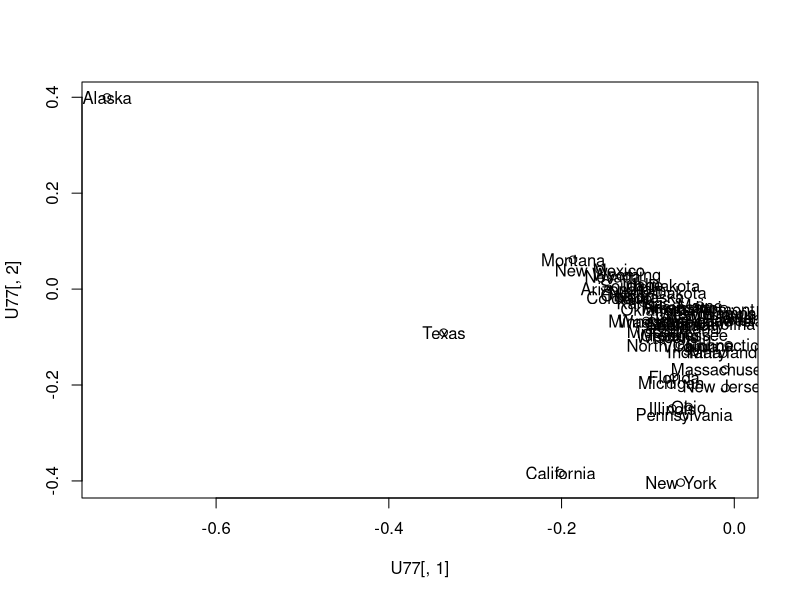
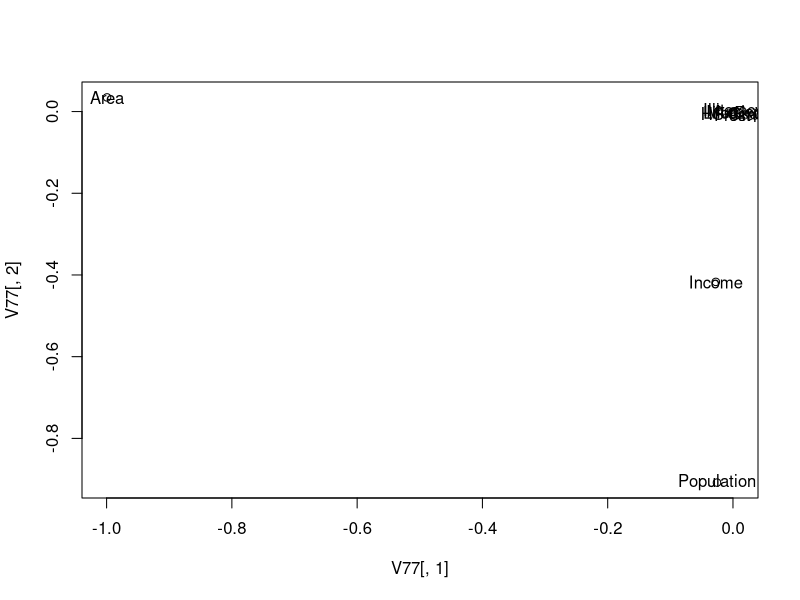

R code for these plots, in order:
## ---- chunk 1
knitr::opts_chunk$set(echo = TRUE)
## ---- chunk 2
head(state.x77)

svd_state77 = svd(state.x77)
U77 = svd_state77$u
U77
D77 = diag(svd_state77$d)
D77
V77 = svd_state77$v
V77

reconstruct_state = U77%*%D77%*%t(V77)
head(state.x77)
head(reconstruct_state)
all(abs(reconstruct_state - state.x77) < 0.01)
## ---- chunk 3
state2 = state.x77[ ,c(1,2,3,4,5)]
head(state2)

svd_state2 = svd(state2)
U2 = svd_state2$u
U2
D2 = svd_state2$d
D2
V2 = svd_state2$v
V2

sum_mat = matrix(0, dim(state2)[1], dim(state2)[2])
for (i in 1:5) {
  sum_mat = sum_mat + D2[i]*U2[ ,i]%*%t(V2[ ,i])
}

all(abs(sum_mat - state2) < 0.01)
## ---- chunk 4
plot(U77[,1], U77[,2])
text(U77[,1], U77[,2], rownames(state.x77))
## ---- chunk 5
plot(V77[,1], V77[,2])
text(V77[,1], V77[,2], colnames(state.x77))
## ---- chunk 6
R = cor(state.x77)
# EVD of correlation matrix
evd = eigen(R) 
names(evd)
evd = eigen(R, symmetric = TRUE)

eigenvalues = eigen(R, symmetric = TRUE, only.values = TRUE) 
eigenvalues
eigenvalues$values
eigenvalues$vectors
## ---- chunk 7
# 1
state77_mean = apply(state.x77, 2, mean)
state77_mean
X = sweep(state.x77, 2, state77_mean)
X

# Check
all(X == scale(state.x77, scale = FALSE))

# 2
S = t(X)%*%X

# 3
n = dim(X)[1]
sample_cov_matrix = t(X)%*%X/(n-1)
cov_X = cov(X)
all(sample_cov_matrix - cov_X < 0.01)


# 4
n_feature = dim(X)[2]
ones = diag(1, n_feature)
ones
S_inv = solve(S, ones)
S_inv

# 5
eigen_S = eigen(S)
V = eigen_S$vectors
Lambda = diag(eigen_S$values)
all(abs(S - V%*%Lambda%*%t(V)) < 0.01)

# 6
Lambda_inv = diag(1/eigen_S$values)
S_inv_reconstruct = V%*%Lambda_inv%*%t(V)
all(abs(S_inv - S_inv_reconstruct) < 0.01)
## ---- chunk 8
# square matrix
A = matrix(c(2, 1, -12, -5), nrow = 2, ncol = 2)

# starting vector
w0 = c(1, 1)

w_old = w0
for (k in 1:4) {
  w_new = A %*% w_old 
  print(paste('iteration =', k))
  print(w_new) 
  cat("\n")
  # update w_old 
  w_old = w_new
}
## ---- chunk 9
A = matrix(c(5, -14, 11, -4, 4, -4, 3, 6, -3), nrow = 3, ncol = 3, byrow = TRUE)
A

lp_norm = function(x, p = 1) {
  if (p == "max") {
    return(max(abs(x)))
  } else {
    tot_sum = 0
    for ( val in x ){
      tot_sum = tot_sum + abs(val)^p
    }
    return(tot_sum^(1/p))
  }
}

power = function(A, p) {
  n = dim(A)[1]
  prev_w = rep(1, n) 
  curr_w = rep(1, n)
  prev_s = 0
  curr_s = lp_norm(curr_w, p)
  while (abs(prev_s - curr_s) > 0.01) {
    prev_s = curr_s
    prev_w = curr_w
    tmp = A%*%prev_w
    curr_s = lp_norm(tmp, p)
    curr_w = (A%*%prev_w)/curr_s
  }
  ret = list("p_value" = prev_s, "p_vector" = prev_w)
  return(ret)
}

p_eigen = power(A, "max")
p_value = p_eigen$p_value
p_vector = p_eigen$p_vector
eigen_A = eigen(A)
# compare eigenvalues
p_value
eigen_A$values
domninant_eigenvalue = eigen_A$values[1]
domninant_eigenvalue
# compare eigenvectors
p_vector
eigen_A$vectors
domninant_eigenvector = eigen_A$vectors[,1]
domninant_eigenvector


# Check
estimate_lambda = (t(p_vector)%*%A%*%p_vector
)/(t(p_vector)%*%p_vector)
estimate_lambda
## ---- chunk 10
p_eigen = power(A, 2)
p_value = p_eigen$p_value
p_vector = p_eigen$p_vector
eigen_A = eigen(A)
# compare eigenvalues
p_value
eigen_A$values
domninant_eigenvalue = eigen_A$values[1]
domninant_eigenvalue

# compare eigenvectors
p_vector
eigen_A$vectors
domninant_eigenvector = eigen_A$vectors[,1]
domninant_eigenvector


# Check
estimate_lambda = (t(p_vector)%*%A%*%p_vector
)/(t(p_vector)%*%p_vector)
estimate_lambda
## ---- chunk 11
A_1 = A - domninant_eigenvalue*domninant_eigenvector%*%t(domninant_eigenvector)
A_1

p_eigen = power(A_1, 2)
p_value = p_eigen$p_value
p_vector = p_eigen$p_vector
eigen_A = eigen(A_1)

# compare eigenvalues
p_value
eigen_A$values
domninant_eigenvalue = eigen_A$values[1]
domninant_eigenvalue

# compare eigenvectors
p_vector
eigen_A$vectors
domninant_eigenvector = eigen_A$vectors[,1]
domninant_eigenvector


# Check
estimate_lambda = (t(p_vector)%*%A_1%*%p_vector
)/(t(p_vector)%*%p_vector)
estimate_lambda
